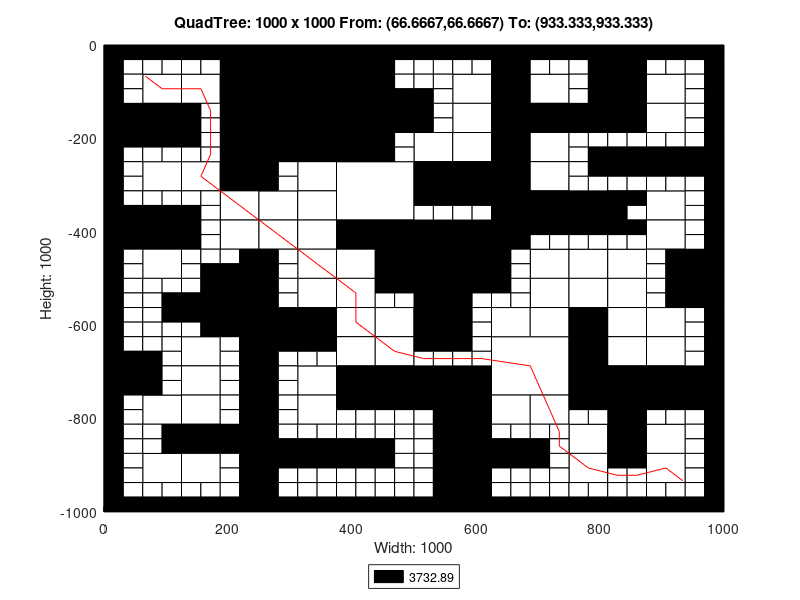

MATLAB code to generate this figure:
axis([0 1000 -1000 0]);
title('QuadTree: 1000 x 1000 From: (66.6667,66.6667) To: (933.333,933.333)');
xlabel('Width: 1000');
ylabel('Height: 1000');
rectangle('Position',[250 -125 125 125], 'FaceColor',[0 0 0]);
rectangle('Position',[250 -250 125 125], 'FaceColor',[0 0 0]);
rectangle('Position',[375 -375 125 125], 'FaceColor',[1 1 1]);
rectangle('Position',[500 -500 125 125], 'FaceColor',[0 0 0]);
rectangle('Position',[625 -750 125 125], 'FaceColor',[1 1 1]);
rectangle('Position',[62.5 -125 62.5 62.5], 'FaceColor',[1 1 1]);
rectangle('Position',[187.5 -62.5 62.5 62.5], 'FaceColor',[0 0 0]);
rectangle('Position',[125 -125 62.5 62.5], 'FaceColor',[1 1 1]);
rectangle('Position',[187.5 -125 62.5 62.5], 'FaceColor',[0 0 0]);
rectangle('Position',[0 -187.5 62.5 62.5], 'FaceColor',[0 0 0]);
rectangle('Position',[62.5 -187.5 62.5 62.5], 'FaceColor',[0 0 0]);
rectangle('Position',[187.5 -187.5 62.5 62.5], 'FaceColor',[0 0 0]);
rectangle('Position',[187.5 -250 62.5 62.5], 'FaceColor',[0 0 0]);
rectangle('Position',[375 -62.5 62.5 62.5], 'FaceColor',[0 0 0]);
rectangle('Position',[375 -125 62.5 62.5], 'FaceColor',[0 0 0]);
rectangle('Position',[375 -187.5 62.5 62.5], 'FaceColor',[0 0 0]);
rectangle('Position',[437.5 -187.5 62.5 62.5], 'FaceColor',[0 0 0]);
rectangle('Position',[375 -250 62.5 62.5], 'FaceColor',[0 0 0]);
rectangle('Position',[62.5 -312.5 62.5 62.5], 'FaceColor',[1 1 1]);
rectangle('Position',[125 -312.5 62.5 62.5], 'FaceColor',[1 1 1]);
rectangle('Position',[187.5 -312.5 62.5 62.5], 'FaceColor',[0 0 0]);
rectangle('Position',[187.5 -375 62.5 62.5], 'FaceColor',[1 1 1]);
rectangle('Position',[0 -437.5 62.5 62.5], 'FaceColor',[0 0 0]);
rectangle('Position',[62.5 -437.5 62.5 62.5], 'FaceColor',[0 0 0]);
rectangle('Position',[62.5 -500 62.5 62.5], 'FaceColor',[1 1 1]);
rectangle('Position',[187.5 -437.5 62.5 62.5], 'FaceColor',[1 1 1]);
rectangle('Position',[312.5 -312.5 62.5 62.5], 'FaceColor',[1 1 1]);
rectangle('Position',[250 -375 62.5 62.5], 'FaceColor',[1 1 1]);
rectangle('Position',[312.5 -375 62.5 62.5], 'FaceColor',[1 1 1]);
rectangle('Position',[250 -437.5 62.5 62.5], 'FaceColor',[1 1 1]);
rectangle('Position',[312.5 -437.5 62.5 62.5], 'FaceColor',[1 1 1]);
rectangle('Position',[312.5 -500 62.5 62.5], 'FaceColor',[1 1 1]);
rectangle('Position',[375 -437.5 62.5 62.5], 'FaceColor',[0 0 0]);
rectangle('Position',[437.5 -437.5 62.5 62.5], 'FaceColor',[0 0 0]);
rectangle('Position',[375 -500 62.5 62.5], 'FaceColor',[1 1 1]);
rectangle('Position',[437.5 -500 62.5 62.5], 'FaceColor',[0 0 0]);
rectangle('Position',[562.5 -125 62.5 62.5], 'FaceColor',[1 1 1]);
rectangle('Position',[625 -62.5 62.5 62.5], 'FaceColor',[0 0 0]);
rectangle('Position',[625 -125 62.5 62.5], 'FaceColor',[0 0 0]);
rectangle('Position',[687.5 -125 62.5 62.5], 'FaceColor',[1 1 1]);
rectangle('Position',[562.5 -187.5 62.5 62.5], 'FaceColor',[1 1 1]);
rectangle('Position',[500 -250 62.5 62.5], 'FaceColor',[1 1 1]);
rectangle('Position',[562.5 -250 62.5 62.5], 'FaceColor',[1 1 1]);
rectangle('Position',[625 -187.5 62.5 62.5], 'FaceColor',[0 0 0]);
rectangle('Position',[687.5 -187.5 62.5 62.5], 'FaceColor',[0 0 0]);
rectangle('Position',[625 -250 62.5 62.5], 'FaceColor',[0 0 0]);
rectangle('Position',[687.5 -250 62.5 62.5], 'FaceColor',[1 1 1]);
rectangle('Position',[812.5 -62.5 62.5 62.5], 'FaceColor',[0 0 0]);
rectangle('Position',[812.5 -125 62.5 62.5], 'FaceColor',[0 0 0]);
rectangle('Position',[875 -125 62.5 62.5], 'FaceColor',[1 1 1]);
rectangle('Position',[750 -187.5 62.5 62.5], 'FaceColor',[0 0 0]);
rectangle('Position',[812.5 -187.5 62.5 62.5], 'FaceColor',[0 0 0]);
rectangle('Position',[875 -187.5 62.5 62.5], 'FaceColor',[1 1 1]);
rectangle('Position',[500 -312.5 62.5 62.5], 'FaceColor',[0 0 0]);
rectangle('Position',[562.5 -312.5 62.5 62.5], 'FaceColor',[0 0 0]);
rectangle('Position',[625 -312.5 62.5 62.5], 'FaceColor',[0 0 0]);
rectangle('Position',[687.5 -312.5 62.5 62.5], 'FaceColor',[1 1 1]);
rectangle('Position',[625 -375 62.5 62.5], 'FaceColor',[0 0 0]);
rectangle('Position',[687.5 -375 62.5 62.5], 'FaceColor',[0 0 0]);
rectangle('Position',[625 -437.5 62.5 62.5], 'FaceColor',[0 0 0]);
rectangle('Position',[687.5 -500 62.5 62.5], 'FaceColor',[1 1 1]);
rectangle('Position',[750 -375 62.5 62.5], 'FaceColor',[0 0 0]);
rectangle('Position',[875 -375 62.5 62.5], 'FaceColor',[1 1 1]);
rectangle('Position',[750 -500 62.5 62.5], 'FaceColor',[1 1 1]);
rectangle('Position',[812.5 -500 62.5 62.5], 'FaceColor',[1 1 1]);
rectangle('Position',[875 -437.5 62.5 62.5], 'FaceColor',[1 1 1]);
rectangle('Position',[937.5 -500 62.5 62.5], 'FaceColor',[0 0 0]);
rectangle('Position',[187.5 -562.5 62.5 62.5], 'FaceColor',[0 0 0]);
rectangle('Position',[187.5 -625 62.5 62.5], 'FaceColor',[0 0 0]);
rectangle('Position',[0 -750 62.5 62.5], 'FaceColor',[0 0 0]);
rectangle('Position',[125 -687.5 62.5 62.5], 'FaceColor',[1 1 1]);
rectangle('Position',[125 -750 62.5 62.5], 'FaceColor',[1 1 1]);
rectangle('Position',[312.5 -562.5 62.5 62.5], 'FaceColor',[1 1 1]);
rectangle('Position',[250 -625 62.5 62.5], 'FaceColor',[0 0 0]);
rectangle('Position',[312.5 -625 62.5 62.5], 'FaceColor',[0 0 0]);
rectangle('Position',[375 -562.5 62.5 62.5], 'FaceColor',[1 1 1]);
rectangle('Position',[375 -625 62.5 62.5], 'FaceColor',[1 1 1]);
rectangle('Position',[437.5 -625 62.5 62.5], 'FaceColor',[1 1 1]);
rectangle('Position',[312.5 -750 62.5 62.5], 'FaceColor',[1 1 1]);
rectangle('Position',[375 -687.5 62.5 62.5], 'FaceColor',[1 1 1]);
rectangle('Position',[437.5 -687.5 62.5 62.5], 'FaceColor',[1 1 1]);
rectangle('Position',[375 -750 62.5 62.5], 'FaceColor',[0 0 0]);
rectangle('Position',[437.5 -750 62.5 62.5], 'FaceColor',[0 0 0]);
rectangle('Position',[62.5 -812.5 62.5 62.5], 'FaceColor',[1 1 1]);
rectangle('Position',[125 -812.5 62.5 62.5], 'FaceColor',[1 1 1]);
rectangle('Position',[125 -875 62.5 62.5], 'FaceColor',[0 0 0]);
rectangle('Position',[187.5 -875 62.5 62.5], 'FaceColor',[0 0 0]);
rectangle('Position',[62.5 -937.5 62.5 62.5], 'FaceColor',[1 1 1]);
rectangle('Position',[125 -937.5 62.5 62.5], 'FaceColor',[1 1 1]);
rectangle('Position',[312.5 -812.5 62.5 62.5], 'FaceColor',[1 1 1]);
rectangle('Position',[500 -562.5 62.5 62.5], 'FaceColor',[0 0 0]);
rectangle('Position',[500 -625 62.5 62.5], 'FaceColor',[0 0 0]);
rectangle('Position',[687.5 -562.5 62.5 62.5], 'FaceColor',[1 1 1]);
rectangle('Position',[625 -625 62.5 62.5], 'FaceColor',[1 1 1]);
rectangle('Position',[687.5 -625 62.5 62.5], 'FaceColor',[1 1 1]);
rectangle('Position',[500 -750 62.5 62.5], 'FaceColor',[0 0 0]);
rectangle('Position',[562.5 -750 62.5 62.5], 'FaceColor',[0 0 0]);
rectangle('Position',[750 -562.5 62.5 62.5], 'FaceColor',[1 1 1]);
rectangle('Position',[812.5 -562.5 62.5 62.5], 'FaceColor',[1 1 1]);
rectangle('Position',[750 -625 62.5 62.5], 'FaceColor',[0 0 0]);
rectangle('Position',[812.5 -625 62.5 62.5], 'FaceColor',[1 1 1]);
rectangle('Position',[937.5 -562.5 62.5 62.5], 'FaceColor',[0 0 0]);
rectangle('Position',[875 -625 62.5 62.5], 'FaceColor',[1 1 1]);
rectangle('Position',[750 -687.5 62.5 62.5], 'FaceColor',[0 0 0]);
rectangle('Position',[812.5 -687.5 62.5 62.5], 'FaceColor',[1 1 1]);
rectangle('Position',[750 -750 62.5 62.5], 'FaceColor',[0 0 0]);
rectangle('Position',[812.5 -750 62.5 62.5], 'FaceColor',[0 0 0]);
rectangle('Position',[875 -687.5 62.5 62.5], 'FaceColor',[1 1 1]);
rectangle('Position',[875 -750 62.5 62.5], 'FaceColor',[0 0 0]);
rectangle('Position',[937.5 -750 62.5 62.5], 'FaceColor',[0 0 0]);
rectangle('Position',[562.5 -812.5 62.5 62.5], 'FaceColor',[0 0 0]);
rectangle('Position',[562.5 -875 62.5 62.5], 'FaceColor',[0 0 0]);
rectangle('Position',[625 -812.5 62.5 62.5], 'FaceColor',[1 1 1]);
rectangle('Position',[687.5 -812.5 62.5 62.5], 'FaceColor',[1 1 1]);
rectangle('Position',[562.5 -937.5 62.5 62.5], 'FaceColor',[0 0 0]);
rectangle('Position',[562.5 -1000 62.5 62.5], 'FaceColor',[0 0 0]);
rectangle('Position',[812.5 -812.5 62.5 62.5], 'FaceColor',[0 0 0]);
rectangle('Position',[750 -875 62.5 62.5], 'FaceColor',[1 1 1]);
rectangle('Position',[812.5 -875 62.5 62.5], 'FaceColor',[0 0 0]);
rectangle('Position',[875 -875 62.5 62.5], 'FaceColor',[1 1 1]);
rectangle('Position',[750 -937.5 62.5 62.5], 'FaceColor',[1 1 1]);
rectangle('Position',[875 -937.5 62.5 62.5], 'FaceColor',[1 1 1]);
rectangle('Position',[0 -31.25 31.25 31.25], 'FaceColor',[0 0 0]);
rectangle('Position',[31.25 -31.25 31.25 31.25], 'FaceColor',[0 0 0]);
rectangle('Position',[0 -62.5 31.25 31.25], 'FaceColor',[0 0 0]);
rectangle('Position',[31.25 -62.5 31.25 31.25], 'FaceColor',[1 1 1]);
rectangle('Position',[62.5 -31.25 31.25 31.25], 'FaceColor',[0 0 0]);
rectangle('Position',[93.75 -31.25 31.25 31.25], 'FaceColor',[0 0 0]);
rectangle('Position',[62.5 -62.5 31.25 31.25], 'FaceColor',[1 1 1]);
rectangle('Position',[93.75 -62.5 31.25 31.25], 'FaceColor',[1 1 1]);
rectangle('Position',[0 -93.75 31.25 31.25], 'FaceColor',[0 0 0]);
rectangle('Position',[31.25 -93.75 31.25 31.25], 'FaceColor',[1 1 1]);
rectangle('Position',[0 -125 31.25 31.25], 'FaceColor',[0 0 0]);
rectangle('Position',[31.25 -125 31.25 31.25], 'FaceColor',[1 1 1]);
rectangle('Position',[125 -31.25 31.25 31.25], 'FaceColor',[0 0 0]);
rectangle('Position',[156.25 -31.25 31.25 31.25], 'FaceColor',[0 0 0]);
rectangle('Position',[125 -62.5 31.25 31.25], 'FaceColor',[1 1 1]);
rectangle('Position',[156.25 -62.5 31.25 31.25], 'FaceColor',[1 1 1]);
rectangle('Position',[0 -218.75 31.25 31.25], 'FaceColor',[0 0 0]);
rectangle('Position',[31.25 -218.75 31.25 31.25], 'FaceColor',[0 0 0]);
rectangle('Position',[0 -250 31.25 31.25], 'FaceColor',[0 0 0]);
rectangle('Position',[31.25 -250 31.25 31.25], 'FaceColor',[1 1 1]);
rectangle('Position',[62.5 -218.75 31.25 31.25], 'FaceColor',[0 0 0]);
rectangle('Position',[93.75 -218.75 31.25 31.25], 'FaceColor',[0 0 0]);
rectangle('Position',[62.5 -250 31.25 31.25], 'FaceColor',[1 1 1]);
rectangle('Position',[93.75 -250 31.25 31.25], 'FaceColor',[1 1 1]);
rectangle('Position',[125 -156.25 31.25 31.25], 'FaceColor',[0 0 0]);
rectangle('Position',[156.25 -156.25 31.25 31.25], 'FaceColor',[1 1 1]);
rectangle('Position',[125 -187.5 31.25 31.25], 'FaceColor',[0 0 0]);
rectangle('Position',[156.25 -187.5 31.25 31.25], 'FaceColor',[1 1 1]);
rectangle('Position',[125 -218.75 31.25 31.25], 'FaceColor',[0 0 0]);
rectangle('Position',[156.25 -218.75 31.25 31.25], 'FaceColor',[1 1 1]);
rectangle('Position',[125 -250 31.25 31.25], 'FaceColor',[1 1 1]);
rectangle('Position',[156.25 -250 31.25 31.25], 'FaceColor',[1 1 1]);
rectangle('Position',[437.5 -31.25 31.25 31.25], 'FaceColor',[0 0 0]);
rectangle('Position',[468.75 -31.25 31.25 31.25], 'FaceColor',[0 0 0]);
rectangle('Position',[437.5 -62.5 31.25 31.25], 'FaceColor',[0 0 0]);
rectangle('Position',[468.75 -62.5 31.25 31.25], 'FaceColor',[1 1 1]);
rectangle('Position',[437.5 -93.75 31.25 31.25], 'FaceColor',[0 0 0]);
rectangle('Position',[468.75 -93.75 31.25 31.25], 'FaceColor',[1 1 1]);
rectangle('Position',[437.5 -125 31.25 31.25], 'FaceColor',[0 0 0]);
rectangle('Position',[468.75 -125 31.25 31.25], 'FaceColor',[0 0 0]);
rectangle('Position',[437.5 -218.75 31.25 31.25], 'FaceColor',[0 0 0]);
rectangle('Position',[468.75 -218.75 31.25 31.25], 'FaceColor',[1 1 1]);
rectangle('Position',[437.5 -250 31.25 31.25], 'FaceColor',[0 0 0]);
rectangle('Position',[468.75 -250 31.25 31.25], 'FaceColor',[1 1 1]);
rectangle('Position',[0 -281.25 31.25 31.25], 'FaceColor',[0 0 0]);
rectangle('Position',[31.25 -281.25 31.25 31.25], 'FaceColor',[1 1 1]);
rectangle('Position',[0 -312.5 31.25 31.25], 'FaceColor',[0 0 0]);
rectangle('Position',[31.25 -312.5 31.25 31.25], 'FaceColor',[1 1 1]);
rectangle('Position',[0 -343.75 31.25 31.25], 'FaceColor',[0 0 0]);
rectangle('Position',[31.25 -343.75 31.25 31.25], 'FaceColor',[1 1 1]);
rectangle('Position',[0 -375 31.25 31.25], 'FaceColor',[0 0 0]);
rectangle('Position',[31.25 -375 31.25 31.25], 'FaceColor',[0 0 0]);
rectangle('Position',[62.5 -343.75 31.25 31.25], 'FaceColor',[1 1 1]);
rectangle('Position',[93.75 -343.75 31.25 31.25], 'FaceColor',[1 1 1]);
rectangle('Position',[62.5 -375 31.25 31.25], 'FaceColor',[0 0 0]);
rectangle('Position',[93.75 -375 31.25 31.25], 'FaceColor',[0 0 0]);
rectangle('Position',[125 -343.75 31.25 31.25], 'FaceColor',[1 1 1]);
rectangle('Position',[156.25 -343.75 31.25 31.25], 'FaceColor',[1 1 1]);
rectangle('Position',[125 -375 31.25 31.25], 'FaceColor',[0 0 0]);
rectangle('Position',[156.25 -375 31.25 31.25], 'FaceColor',[1 1 1]);
rectangle('Position',[0 -468.75 31.25 31.25], 'FaceColor',[0 0 0]);
rectangle('Position',[31.25 -468.75 31.25 31.25], 'FaceColor',[1 1 1]);
rectangle('Position',[0 -500 31.25 31.25], 'FaceColor',[0 0 0]);
rectangle('Position',[31.25 -500 31.25 31.25], 'FaceColor',[1 1 1]);
rectangle('Position',[125 -406.25 31.25 31.25], 'FaceColor',[0 0 0]);
rectangle('Position',[156.25 -406.25 31.25 31.25], 'FaceColor',[1 1 1]);
rectangle('Position',[125 -437.5 31.25 31.25], 'FaceColor',[0 0 0]);
rectangle('Position',[156.25 -437.5 31.25 31.25], 'FaceColor',[1 1 1]);
rectangle('Position',[125 -468.75 31.25 31.25], 'FaceColor',[1 1 1]);
rectangle('Position',[156.25 -468.75 31.25 31.25], 'FaceColor',[1 1 1]);
rectangle('Position',[125 -500 31.25 31.25], 'FaceColor',[1 1 1]);
rectangle('Position',[156.25 -500 31.25 31.25], 'FaceColor',[0 0 0]);
rectangle('Position',[187.5 -468.75 31.25 31.25], 'FaceColor',[1 1 1]);
rectangle('Position',[218.75 -468.75 31.25 31.25], 'FaceColor',[0 0 0]);
rectangle('Position',[187.5 -500 31.25 31.25], 'FaceColor',[0 0 0]);
rectangle('Position',[218.75 -500 31.25 31.25], 'FaceColor',[0 0 0]);
rectangle('Position',[250 -281.25 31.25 31.25], 'FaceColor',[0 0 0]);
rectangle('Position',[281.25 -281.25 31.25 31.25], 'FaceColor',[1 1 1]);
rectangle('Position',[250 -312.5 31.25 31.25], 'FaceColor',[0 0 0]);
rectangle('Position',[281.25 -312.5 31.25 31.25], 'FaceColor',[1 1 1]);
rectangle('Position',[250 -468.75 31.25 31.25], 'FaceColor',[0 0 0]);
rectangle('Position',[281.25 -468.75 31.25 31.25], 'FaceColor',[1 1 1]);
rectangle('Position',[250 -500 31.25 31.25], 'FaceColor',[0 0 0]);
rectangle('Position',[281.25 -500 31.25 31.25], 'FaceColor',[1 1 1]);
rectangle('Position',[500 -31.25 31.25 31.25], 'FaceColor',[0 0 0]);
rectangle('Position',[531.25 -31.25 31.25 31.25], 'FaceColor',[0 0 0]);
rectangle('Position',[500 -62.5 31.25 31.25], 'FaceColor',[1 1 1]);
rectangle('Position',[531.25 -62.5 31.25 31.25], 'FaceColor',[1 1 1]);
rectangle('Position',[562.5 -31.25 31.25 31.25], 'FaceColor',[0 0 0]);
rectangle('Position',[593.75 -31.25 31.25 31.25], 'FaceColor',[0 0 0]);
rectangle('Position',[562.5 -62.5 31.25 31.25], 'FaceColor',[1 1 1]);
rectangle('Position',[593.75 -62.5 31.25 31.25], 'FaceColor',[1 1 1]);
rectangle('Position',[500 -93.75 31.25 31.25], 'FaceColor',[1 1 1]);
rectangle('Position',[531.25 -93.75 31.25 31.25], 'FaceColor',[1 1 1]);
rectangle('Position',[500 -125 31.25 31.25], 'FaceColor',[0 0 0]);
rectangle('Position',[531.25 -125 31.25 31.25], 'FaceColor',[1 1 1]);
rectangle('Position',[687.5 -31.25 31.25 31.25], 'FaceColor',[0 0 0]);
rectangle('Position',[718.75 -31.25 31.25 31.25], 'FaceColor',[0 0 0]);
rectangle('Position',[687.5 -62.5 31.25 31.25], 'FaceColor',[1 1 1]);
rectangle('Position',[718.75 -62.5 31.25 31.25], 'FaceColor',[1 1 1]);
rectangle('Position',[500 -156.25 31.25 31.25], 'FaceColor',[0 0 0]);
rectangle('Position',[531.25 -156.25 31.25 31.25], 'FaceColor',[1 1 1]);
rectangle('Position',[500 -187.5 31.25 31.25], 'FaceColor',[0 0 0]);
rectangle('Position',[531.25 -187.5 31.25 31.25], 'FaceColor',[1 1 1]);
rectangle('Position',[750 -31.25 31.25 31.25], 'FaceColor',[0 0 0]);
rectangle('Position',[781.25 -31.25 31.25 31.25], 'FaceColor',[0 0 0]);
rectangle('Position',[750 -62.5 31.25 31.25], 'FaceColor',[1 1 1]);
rectangle('Position',[781.25 -62.5 31.25 31.25], 'FaceColor',[0 0 0]);
rectangle('Position',[750 -93.75 31.25 31.25], 'FaceColor',[1 1 1]);
rectangle('Position',[781.25 -93.75 31.25 31.25], 'FaceColor',[0 0 0]);
rectangle('Position',[750 -125 31.25 31.25], 'FaceColor',[1 1 1]);
rectangle('Position',[781.25 -125 31.25 31.25], 'FaceColor',[0 0 0]);
rectangle('Position',[875 -31.25 31.25 31.25], 'FaceColor',[0 0 0]);
rectangle('Position',[906.25 -31.25 31.25 31.25], 'FaceColor',[0 0 0]);
rectangle('Position',[875 -62.5 31.25 31.25], 'FaceColor',[1 1 1]);
rectangle('Position',[906.25 -62.5 31.25 31.25], 'FaceColor',[1 1 1]);
rectangle('Position',[937.5 -31.25 31.25 31.25], 'FaceColor',[0 0 0]);
rectangle('Position',[968.75 -31.25 31.25 31.25], 'FaceColor',[0 0 0]);
rectangle('Position',[937.5 -62.5 31.25 31.25], 'FaceColor',[1 1 1]);
rectangle('Position',[968.75 -62.5 31.25 31.25], 'FaceColor',[0 0 0]);
rectangle('Position',[937.5 -93.75 31.25 31.25], 'FaceColor',[1 1 1]);
rectangle('Position',[968.75 -93.75 31.25 31.25], 'FaceColor',[0 0 0]);
rectangle('Position',[937.5 -125 31.25 31.25], 'FaceColor',[1 1 1]);
rectangle('Position',[968.75 -125 31.25 31.25], 'FaceColor',[0 0 0]);
rectangle('Position',[750 -218.75 31.25 31.25], 'FaceColor',[1 1 1]);
rectangle('Position',[781.25 -218.75 31.25 31.25], 'FaceColor',[1 1 1]);
rectangle('Position',[750 -250 31.25 31.25], 'FaceColor',[1 1 1]);
rectangle('Position',[781.25 -250 31.25 31.25], 'FaceColor',[0 0 0]);
rectangle('Position',[812.5 -218.75 31.25 31.25], 'FaceColor',[1 1 1]);
rectangle('Position',[843.75 -218.75 31.25 31.25], 'FaceColor',[1 1 1]);
rectangle('Position',[812.5 -250 31.25 31.25], 'FaceColor',[0 0 0]);
rectangle('Position',[843.75 -250 31.25 31.25], 'FaceColor',[0 0 0]);
rectangle('Position',[937.5 -156.25 31.25 31.25], 'FaceColor',[1 1 1]);
rectangle('Position',[968.75 -156.25 31.25 31.25], 'FaceColor',[0 0 0]);
rectangle('Position',[937.5 -187.5 31.25 31.25], 'FaceColor',[1 1 1]);
rectangle('Position',[968.75 -187.5 31.25 31.25], 'FaceColor',[0 0 0]);
rectangle('Position',[875 -218.75 31.25 31.25], 'FaceColor',[1 1 1]);
rectangle('Position',[906.25 -218.75 31.25 31.25], 'FaceColor',[1 1 1]);
rectangle('Position',[875 -250 31.25 31.25], 'FaceColor',[0 0 0]);
rectangle('Position',[906.25 -250 31.25 31.25], 'FaceColor',[0 0 0]);
rectangle('Position',[937.5 -218.75 31.25 31.25], 'FaceColor',[1 1 1]);
rectangle('Position',[968.75 -218.75 31.25 31.25], 'FaceColor',[0 0 0]);
rectangle('Position',[937.5 -250 31.25 31.25], 'FaceColor',[0 0 0]);
rectangle('Position',[968.75 -250 31.25 31.25], 'FaceColor',[0 0 0]);
rectangle('Position',[500 -343.75 31.25 31.25], 'FaceColor',[0 0 0]);
rectangle('Position',[531.25 -343.75 31.25 31.25], 'FaceColor',[0 0 0]);
rectangle('Position',[500 -375 31.25 31.25], 'FaceColor',[1 1 1]);
rectangle('Position',[531.25 -375 31.25 31.25], 'FaceColor',[1 1 1]);
rectangle('Position',[562.5 -343.75 31.25 31.25], 'FaceColor',[0 0 0]);
rectangle('Position',[593.75 -343.75 31.25 31.25], 'FaceColor',[0 0 0]);
rectangle('Position',[562.5 -375 31.25 31.25], 'FaceColor',[1 1 1]);
rectangle('Position',[593.75 -375 31.25 31.25], 'FaceColor',[1 1 1]);
rectangle('Position',[687.5 -406.25 31.25 31.25], 'FaceColor',[0 0 0]);
rectangle('Position',[718.75 -406.25 31.25 31.25], 'FaceColor',[0 0 0]);
rectangle('Position',[687.5 -437.5 31.25 31.25], 'FaceColor',[1 1 1]);
rectangle('Position',[718.75 -437.5 31.25 31.25], 'FaceColor',[1 1 1]);
rectangle('Position',[625 -468.75 31.25 31.25], 'FaceColor',[0 0 0]);
rectangle('Position',[656.25 -468.75 31.25 31.25], 'FaceColor',[1 1 1]);
rectangle('Position',[625 -500 31.25 31.25], 'FaceColor',[0 0 0]);
rectangle('Position',[656.25 -500 31.25 31.25], 'FaceColor',[1 1 1]);
rectangle('Position',[750 -281.25 31.25 31.25], 'FaceColor',[1 1 1]);
rectangle('Position',[781.25 -281.25 31.25 31.25], 'FaceColor',[0 0 0]);
rectangle('Position',[750 -312.5 31.25 31.25], 'FaceColor',[1 1 1]);
rectangle('Position',[781.25 -312.5 31.25 31.25], 'FaceColor',[1 1 1]);
rectangle('Position',[812.5 -281.25 31.25 31.25], 'FaceColor',[0 0 0]);
rectangle('Position',[843.75 -281.25 31.25 31.25], 'FaceColor',[0 0 0]);
rectangle('Position',[812.5 -312.5 31.25 31.25], 'FaceColor',[1 1 1]);
rectangle('Position',[843.75 -312.5 31.25 31.25], 'FaceColor',[1 1 1]);
rectangle('Position',[812.5 -343.75 31.25 31.25], 'FaceColor',[0 0 0]);
rectangle('Position',[843.75 -343.75 31.25 31.25], 'FaceColor',[0 0 0]);
rectangle('Position',[812.5 -375 31.25 31.25], 'FaceColor',[0 0 0]);
rectangle('Position',[843.75 -375 31.25 31.25], 'FaceColor',[1 1 1]);
rectangle('Position',[875 -281.25 31.25 31.25], 'FaceColor',[0 0 0]);
rectangle('Position',[906.25 -281.25 31.25 31.25], 'FaceColor',[0 0 0]);
rectangle('Position',[875 -312.5 31.25 31.25], 'FaceColor',[1 1 1]);
rectangle('Position',[906.25 -312.5 31.25 31.25], 'FaceColor',[1 1 1]);
rectangle('Position',[937.5 -281.25 31.25 31.25], 'FaceColor',[0 0 0]);
rectangle('Position',[968.75 -281.25 31.25 31.25], 'FaceColor',[0 0 0]);
rectangle('Position',[937.5 -312.5 31.25 31.25], 'FaceColor',[1 1 1]);
rectangle('Position',[968.75 -312.5 31.25 31.25], 'FaceColor',[0 0 0]);
rectangle('Position',[937.5 -343.75 31.25 31.25], 'FaceColor',[1 1 1]);
rectangle('Position',[968.75 -343.75 31.25 31.25], 'FaceColor',[0 0 0]);
rectangle('Position',[937.5 -375 31.25 31.25], 'FaceColor',[1 1 1]);
rectangle('Position',[968.75 -375 31.25 31.25], 'FaceColor',[0 0 0]);
rectangle('Position',[750 -406.25 31.25 31.25], 'FaceColor',[0 0 0]);
rectangle('Position',[781.25 -406.25 31.25 31.25], 'FaceColor',[0 0 0]);
rectangle('Position',[750 -437.5 31.25 31.25], 'FaceColor',[1 1 1]);
rectangle('Position',[781.25 -437.5 31.25 31.25], 'FaceColor',[1 1 1]);
rectangle('Position',[812.5 -406.25 31.25 31.25], 'FaceColor',[0 0 0]);
rectangle('Position',[843.75 -406.25 31.25 31.25], 'FaceColor',[0 0 0]);
rectangle('Position',[812.5 -437.5 31.25 31.25], 'FaceColor',[1 1 1]);
rectangle('Position',[843.75 -437.5 31.25 31.25], 'FaceColor',[1 1 1]);
rectangle('Position',[937.5 -406.25 31.25 31.25], 'FaceColor',[1 1 1]);
rectangle('Position',[968.75 -406.25 31.25 31.25], 'FaceColor',[0 0 0]);
rectangle('Position',[937.5 -437.5 31.25 31.25], 'FaceColor',[1 1 1]);
rectangle('Position',[968.75 -437.5 31.25 31.25], 'FaceColor',[0 0 0]);
rectangle('Position',[875 -468.75 31.25 31.25], 'FaceColor',[1 1 1]);
rectangle('Position',[906.25 -468.75 31.25 31.25], 'FaceColor',[0 0 0]);
rectangle('Position',[875 -500 31.25 31.25], 'FaceColor',[1 1 1]);
rectangle('Position',[906.25 -500 31.25 31.25], 'FaceColor',[0 0 0]);
rectangle('Position',[0 -531.25 31.25 31.25], 'FaceColor',[0 0 0]);
rectangle('Position',[31.25 -531.25 31.25 31.25], 'FaceColor',[1 1 1]);
rectangle('Position',[0 -562.5 31.25 31.25], 'FaceColor',[0 0 0]);
rectangle('Position',[31.25 -562.5 31.25 31.25], 'FaceColor',[1 1 1]);
rectangle('Position',[62.5 -531.25 31.25 31.25], 'FaceColor',[1 1 1]);
rectangle('Position',[93.75 -531.25 31.25 31.25], 'FaceColor',[1 1 1]);
rectangle('Position',[62.5 -562.5 31.25 31.25], 'FaceColor',[1 1 1]);
rectangle('Position',[93.75 -562.5 31.25 31.25], 'FaceColor',[0 0 0]);
rectangle('Position',[0 -593.75 31.25 31.25], 'FaceColor',[0 0 0]);
rectangle('Position',[31.25 -593.75 31.25 31.25], 'FaceColor',[1 1 1]);
rectangle('Position',[0 -625 31.25 31.25], 'FaceColor',[0 0 0]);
rectangle('Position',[31.25 -625 31.25 31.25], 'FaceColor',[1 1 1]);
rectangle('Position',[62.5 -593.75 31.25 31.25], 'FaceColor',[1 1 1]);
rectangle('Position',[93.75 -593.75 31.25 31.25], 'FaceColor',[0 0 0]);
rectangle('Position',[62.5 -625 31.25 31.25], 'FaceColor',[1 1 1]);
rectangle('Position',[93.75 -625 31.25 31.25], 'FaceColor',[1 1 1]);
rectangle('Position',[125 -531.25 31.25 31.25], 'FaceColor',[1 1 1]);
rectangle('Position',[156.25 -531.25 31.25 31.25], 'FaceColor',[0 0 0]);
rectangle('Position',[125 -562.5 31.25 31.25], 'FaceColor',[0 0 0]);
rectangle('Position',[156.25 -562.5 31.25 31.25], 'FaceColor',[0 0 0]);
rectangle('Position',[125 -593.75 31.25 31.25], 'FaceColor',[0 0 0]);
rectangle('Position',[156.25 -593.75 31.25 31.25], 'FaceColor',[0 0 0]);
rectangle('Position',[125 -625 31.25 31.25], 'FaceColor',[1 1 1]);
rectangle('Position',[156.25 -625 31.25 31.25], 'FaceColor',[0 0 0]);
rectangle('Position',[0 -656.25 31.25 31.25], 'FaceColor',[0 0 0]);
rectangle('Position',[31.25 -656.25 31.25 31.25], 'FaceColor',[1 1 1]);
rectangle('Position',[0 -687.5 31.25 31.25], 'FaceColor',[0 0 0]);
rectangle('Position',[31.25 -687.5 31.25 31.25], 'FaceColor',[0 0 0]);
rectangle('Position',[62.5 -656.25 31.25 31.25], 'FaceColor',[1 1 1]);
rectangle('Position',[93.75 -656.25 31.25 31.25], 'FaceColor',[1 1 1]);
rectangle('Position',[62.5 -687.5 31.25 31.25], 'FaceColor',[0 0 0]);
rectangle('Position',[93.75 -687.5 31.25 31.25], 'FaceColor',[1 1 1]);
rectangle('Position',[62.5 -718.75 31.25 31.25], 'FaceColor',[0 0 0]);
rectangle('Position',[93.75 -718.75 31.25 31.25], 'FaceColor',[1 1 1]);
rectangle('Position',[62.5 -750 31.25 31.25], 'FaceColor',[0 0 0]);
rectangle('Position',[93.75 -750 31.25 31.25], 'FaceColor',[1 1 1]);
rectangle('Position',[187.5 -656.25 31.25 31.25], 'FaceColor',[1 1 1]);
rectangle('Position',[218.75 -656.25 31.25 31.25], 'FaceColor',[0 0 0]);
rectangle('Position',[187.5 -687.5 31.25 31.25], 'FaceColor',[1 1 1]);
rectangle('Position',[218.75 -687.5 31.25 31.25], 'FaceColor',[0 0 0]);
rectangle('Position',[187.5 -718.75 31.25 31.25], 'FaceColor',[1 1 1]);
rectangle('Position',[218.75 -718.75 31.25 31.25], 'FaceColor',[0 0 0]);
rectangle('Position',[187.5 -750 31.25 31.25], 'FaceColor',[1 1 1]);
rectangle('Position',[218.75 -750 31.25 31.25], 'FaceColor',[0 0 0]);
rectangle('Position',[250 -531.25 31.25 31.25], 'FaceColor',[0 0 0]);
rectangle('Position',[281.25 -531.25 31.25 31.25], 'FaceColor',[1 1 1]);
rectangle('Position',[250 -562.5 31.25 31.25], 'FaceColor',[0 0 0]);
rectangle('Position',[281.25 -562.5 31.25 31.25], 'FaceColor',[1 1 1]);
rectangle('Position',[437.5 -531.25 31.25 31.25], 'FaceColor',[0 0 0]);
rectangle('Position',[468.75 -531.25 31.25 31.25], 'FaceColor',[0 0 0]);
rectangle('Position',[437.5 -562.5 31.25 31.25], 'FaceColor',[1 1 1]);
rectangle('Position',[468.75 -562.5 31.25 31.25], 'FaceColor',[1 1 1]);
rectangle('Position',[250 -656.25 31.25 31.25], 'FaceColor',[0 0 0]);
rectangle('Position',[281.25 -656.25 31.25 31.25], 'FaceColor',[0 0 0]);
rectangle('Position',[250 -687.5 31.25 31.25], 'FaceColor',[0 0 0]);
rectangle('Position',[281.25 -687.5 31.25 31.25], 'FaceColor',[1 1 1]);
rectangle('Position',[312.5 -656.25 31.25 31.25], 'FaceColor',[0 0 0]);
rectangle('Position',[343.75 -656.25 31.25 31.25], 'FaceColor',[0 0 0]);
rectangle('Position',[312.5 -687.5 31.25 31.25], 'FaceColor',[1 1 1]);
rectangle('Position',[343.75 -687.5 31.25 31.25], 'FaceColor',[1 1 1]);
rectangle('Position',[250 -718.75 31.25 31.25], 'FaceColor',[0 0 0]);
rectangle('Position',[281.25 -718.75 31.25 31.25], 'FaceColor',[1 1 1]);
rectangle('Position',[250 -750 31.25 31.25], 'FaceColor',[0 0 0]);
rectangle('Position',[281.25 -750 31.25 31.25], 'FaceColor',[1 1 1]);
rectangle('Position',[0 -781.25 31.25 31.25], 'FaceColor',[0 0 0]);
rectangle('Position',[31.25 -781.25 31.25 31.25], 'FaceColor',[1 1 1]);
rectangle('Position',[0 -812.5 31.25 31.25], 'FaceColor',[0 0 0]);
rectangle('Position',[31.25 -812.5 31.25 31.25], 'FaceColor',[1 1 1]);
rectangle('Position',[0 -843.75 31.25 31.25], 'FaceColor',[0 0 0]);
rectangle('Position',[31.25 -843.75 31.25 31.25], 'FaceColor',[1 1 1]);
rectangle('Position',[0 -875 31.25 31.25], 'FaceColor',[0 0 0]);
rectangle('Position',[31.25 -875 31.25 31.25], 'FaceColor',[1 1 1]);
rectangle('Position',[62.5 -843.75 31.25 31.25], 'FaceColor',[1 1 1]);
rectangle('Position',[93.75 -843.75 31.25 31.25], 'FaceColor',[0 0 0]);
rectangle('Position',[62.5 -875 31.25 31.25], 'FaceColor',[1 1 1]);
rectangle('Position',[93.75 -875 31.25 31.25], 'FaceColor',[0 0 0]);
rectangle('Position',[187.5 -781.25 31.25 31.25], 'FaceColor',[1 1 1]);
rectangle('Position',[218.75 -781.25 31.25 31.25], 'FaceColor',[0 0 0]);
rectangle('Position',[187.5 -812.5 31.25 31.25], 'FaceColor',[1 1 1]);
rectangle('Position',[218.75 -812.5 31.25 31.25], 'FaceColor',[0 0 0]);
rectangle('Position',[0 -906.25 31.25 31.25], 'FaceColor',[0 0 0]);
rectangle('Position',[31.25 -906.25 31.25 31.25], 'FaceColor',[1 1 1]);
rectangle('Position',[0 -937.5 31.25 31.25], 'FaceColor',[0 0 0]);
rectangle('Position',[31.25 -937.5 31.25 31.25], 'FaceColor',[1 1 1]);
rectangle('Position',[0 -968.75 31.25 31.25], 'FaceColor',[0 0 0]);
rectangle('Position',[31.25 -968.75 31.25 31.25], 'FaceColor',[1 1 1]);
rectangle('Position',[0 -1000 31.25 31.25], 'FaceColor',[0 0 0]);
rectangle('Position',[31.25 -1000 31.25 31.25], 'FaceColor',[0 0 0]);
rectangle('Position',[62.5 -968.75 31.25 31.25], 'FaceColor',[1 1 1]);
rectangle('Position',[93.75 -968.75 31.25 31.25], 'FaceColor',[1 1 1]);
rectangle('Position',[62.5 -1000 31.25 31.25], 'FaceColor',[0 0 0]);
rectangle('Position',[93.75 -1000 31.25 31.25], 'FaceColor',[0 0 0]);
rectangle('Position',[187.5 -906.25 31.25 31.25], 'FaceColor',[1 1 1]);
rectangle('Position',[218.75 -906.25 31.25 31.25], 'FaceColor',[0 0 0]);
rectangle('Position',[187.5 -937.5 31.25 31.25], 'FaceColor',[1 1 1]);
rectangle('Position',[218.75 -937.5 31.25 31.25], 'FaceColor',[0 0 0]);
rectangle('Position',[125 -968.75 31.25 31.25], 'FaceColor',[1 1 1]);
rectangle('Position',[156.25 -968.75 31.25 31.25], 'FaceColor',[1 1 1]);
rectangle('Position',[125 -1000 31.25 31.25], 'FaceColor',[0 0 0]);
rectangle('Position',[156.25 -1000 31.25 31.25], 'FaceColor',[0 0 0]);
rectangle('Position',[187.5 -968.75 31.25 31.25], 'FaceColor',[1 1 1]);
rectangle('Position',[218.75 -968.75 31.25 31.25], 'FaceColor',[0 0 0]);
rectangle('Position',[187.5 -1000 31.25 31.25], 'FaceColor',[0 0 0]);
rectangle('Position',[218.75 -1000 31.25 31.25], 'FaceColor',[0 0 0]);
rectangle('Position',[250 -781.25 31.25 31.25], 'FaceColor',[0 0 0]);
rectangle('Position',[281.25 -781.25 31.25 31.25], 'FaceColor',[1 1 1]);
rectangle('Position',[250 -812.5 31.25 31.25], 'FaceColor',[0 0 0]);
rectangle('Position',[281.25 -812.5 31.25 31.25], 'FaceColor',[1 1 1]);
rectangle('Position',[250 -843.75 31.25 31.25], 'FaceColor',[0 0 0]);
rectangle('Position',[281.25 -843.75 31.25 31.25], 'FaceColor',[1 1 1]);
rectangle('Position',[250 -875 31.25 31.25], 'FaceColor',[0 0 0]);
rectangle('Position',[281.25 -875 31.25 31.25], 'FaceColor',[0 0 0]);
rectangle('Position',[312.5 -843.75 31.25 31.25], 'FaceColor',[1 1 1]);
rectangle('Position',[343.75 -843.75 31.25 31.25], 'FaceColor',[1 1 1]);
rectangle('Position',[312.5 -875 31.25 31.25], 'FaceColor',[0 0 0]);
rectangle('Position',[343.75 -875 31.25 31.25], 'FaceColor',[0 0 0]);
rectangle('Position',[375 -781.25 31.25 31.25], 'FaceColor',[0 0 0]);
rectangle('Position',[406.25 -781.25 31.25 31.25], 'FaceColor',[0 0 0]);
rectangle('Position',[375 -812.5 31.25 31.25], 'FaceColor',[1 1 1]);
rectangle('Position',[406.25 -812.5 31.25 31.25], 'FaceColor',[1 1 1]);
rectangle('Position',[437.5 -781.25 31.25 31.25], 'FaceColor',[0 0 0]);
rectangle('Position',[468.75 -781.25 31.25 31.25], 'FaceColor',[0 0 0]);
rectangle('Position',[437.5 -812.5 31.25 31.25], 'FaceColor',[1 1 1]);
rectangle('Position',[468.75 -812.5 31.25 31.25], 'FaceColor',[1 1 1]);
rectangle('Position',[375 -843.75 31.25 31.25], 'FaceColor',[1 1 1]);
rectangle('Position',[406.25 -843.75 31.25 31.25], 'FaceColor',[1 1 1]);
rectangle('Position',[375 -875 31.25 31.25], 'FaceColor',[0 0 0]);
rectangle('Position',[406.25 -875 31.25 31.25], 'FaceColor',[0 0 0]);
rectangle('Position',[437.5 -843.75 31.25 31.25], 'FaceColor',[1 1 1]);
rectangle('Position',[468.75 -843.75 31.25 31.25], 'FaceColor',[1 1 1]);
rectangle('Position',[437.5 -875 31.25 31.25], 'FaceColor',[0 0 0]);
rectangle('Position',[468.75 -875 31.25 31.25], 'FaceColor',[1 1 1]);
rectangle('Position',[250 -906.25 31.25 31.25], 'FaceColor',[0 0 0]);
rectangle('Position',[281.25 -906.25 31.25 31.25], 'FaceColor',[0 0 0]);
rectangle('Position',[250 -937.5 31.25 31.25], 'FaceColor',[0 0 0]);
rectangle('Position',[281.25 -937.5 31.25 31.25], 'FaceColor',[1 1 1]);
rectangle('Position',[312.5 -906.25 31.25 31.25], 'FaceColor',[0 0 0]);
rectangle('Position',[343.75 -906.25 31.25 31.25], 'FaceColor',[0 0 0]);
rectangle('Position',[312.5 -937.5 31.25 31.25], 'FaceColor',[1 1 1]);
rectangle('Position',[343.75 -937.5 31.25 31.25], 'FaceColor',[1 1 1]);
rectangle('Position',[250 -968.75 31.25 31.25], 'FaceColor',[0 0 0]);
rectangle('Position',[281.25 -968.75 31.25 31.25], 'FaceColor',[1 1 1]);
rectangle('Position',[250 -1000 31.25 31.25], 'FaceColor',[0 0 0]);
rectangle('Position',[281.25 -1000 31.25 31.25], 'FaceColor',[0 0 0]);
rectangle('Position',[312.5 -968.75 31.25 31.25], 'FaceColor',[1 1 1]);
rectangle('Position',[343.75 -968.75 31.25 31.25], 'FaceColor',[1 1 1]);
rectangle('Position',[312.5 -1000 31.25 31.25], 'FaceColor',[0 0 0]);
rectangle('Position',[343.75 -1000 31.25 31.25], 'FaceColor',[0 0 0]);
rectangle('Position',[375 -906.25 31.25 31.25], 'FaceColor',[0 0 0]);
rectangle('Position',[406.25 -906.25 31.25 31.25], 'FaceColor',[0 0 0]);
rectangle('Position',[375 -937.5 31.25 31.25], 'FaceColor',[1 1 1]);
rectangle('Position',[406.25 -937.5 31.25 31.25], 'FaceColor',[1 1 1]);
rectangle('Position',[437.5 -906.25 31.25 31.25], 'FaceColor',[0 0 0]);
rectangle('Position',[468.75 -906.25 31.25 31.25], 'FaceColor',[1 1 1]);
rectangle('Position',[437.5 -937.5 31.25 31.25], 'FaceColor',[1 1 1]);
rectangle('Position',[468.75 -937.5 31.25 31.25], 'FaceColor',[1 1 1]);
rectangle('Position',[375 -968.75 31.25 31.25], 'FaceColor',[1 1 1]);
rectangle('Position',[406.25 -968.75 31.25 31.25], 'FaceColor',[1 1 1]);
rectangle('Position',[375 -1000 31.25 31.25], 'FaceColor',[0 0 0]);
rectangle('Position',[406.25 -1000 31.25 31.25], 'FaceColor',[0 0 0]);
rectangle('Position',[437.5 -968.75 31.25 31.25], 'FaceColor',[1 1 1]);
rectangle('Position',[468.75 -968.75 31.25 31.25], 'FaceColor',[1 1 1]);
rectangle('Position',[437.5 -1000 31.25 31.25], 'FaceColor',[0 0 0]);
rectangle('Position',[468.75 -1000 31.25 31.25], 'FaceColor',[0 0 0]);
rectangle('Position',[562.5 -531.25 31.25 31.25], 'FaceColor',[0 0 0]);
rectangle('Position',[593.75 -531.25 31.25 31.25], 'FaceColor',[0 0 0]);
rectangle('Position',[562.5 -562.5 31.25 31.25], 'FaceColor',[0 0 0]);
rectangle('Position',[593.75 -562.5 31.25 31.25], 'FaceColor',[1 1 1]);
rectangle('Position',[562.5 -593.75 31.25 31.25], 'FaceColor',[0 0 0]);
rectangle('Position',[593.75 -593.75 31.25 31.25], 'FaceColor',[1 1 1]);
rectangle('Position',[562.5 -625 31.25 31.25], 'FaceColor',[0 0 0]);
rectangle('Position',[593.75 -625 31.25 31.25], 'FaceColor',[1 1 1]);
rectangle('Position',[625 -531.25 31.25 31.25], 'FaceColor',[0 0 0]);
rectangle('Position',[656.25 -531.25 31.25 31.25], 'FaceColor',[1 1 1]);
rectangle('Position',[625 -562.5 31.25 31.25], 'FaceColor',[1 1 1]);
rectangle('Position',[656.25 -562.5 31.25 31.25], 'FaceColor',[1 1 1]);
rectangle('Position',[500 -656.25 31.25 31.25], 'FaceColor',[0 0 0]);
rectangle('Position',[531.25 -656.25 31.25 31.25], 'FaceColor',[0 0 0]);
rectangle('Position',[500 -687.5 31.25 31.25], 'FaceColor',[1 1 1]);
rectangle('Position',[531.25 -687.5 31.25 31.25], 'FaceColor',[1 1 1]);
rectangle('Position',[562.5 -656.25 31.25 31.25], 'FaceColor',[0 0 0]);
rectangle('Position',[593.75 -656.25 31.25 31.25], 'FaceColor',[1 1 1]);
rectangle('Position',[562.5 -687.5 31.25 31.25], 'FaceColor',[1 1 1]);
rectangle('Position',[593.75 -687.5 31.25 31.25], 'FaceColor',[1 1 1]);
rectangle('Position',[875 -531.25 31.25 31.25], 'FaceColor',[1 1 1]);
rectangle('Position',[906.25 -531.25 31.25 31.25], 'FaceColor',[0 0 0]);
rectangle('Position',[875 -562.5 31.25 31.25], 'FaceColor',[1 1 1]);
rectangle('Position',[906.25 -562.5 31.25 31.25], 'FaceColor',[0 0 0]);
rectangle('Position',[937.5 -593.75 31.25 31.25], 'FaceColor',[1 1 1]);
rectangle('Position',[968.75 -593.75 31.25 31.25], 'FaceColor',[0 0 0]);
rectangle('Position',[937.5 -625 31.25 31.25], 'FaceColor',[1 1 1]);
rectangle('Position',[968.75 -625 31.25 31.25], 'FaceColor',[0 0 0]);
rectangle('Position',[937.5 -656.25 31.25 31.25], 'FaceColor',[1 1 1]);
rectangle('Position',[968.75 -656.25 31.25 31.25], 'FaceColor',[0 0 0]);
rectangle('Position',[937.5 -687.5 31.25 31.25], 'FaceColor',[1 1 1]);
rectangle('Position',[968.75 -687.5 31.25 31.25], 'FaceColor',[0 0 0]);
rectangle('Position',[500 -781.25 31.25 31.25], 'FaceColor',[0 0 0]);
rectangle('Position',[531.25 -781.25 31.25 31.25], 'FaceColor',[0 0 0]);
rectangle('Position',[500 -812.5 31.25 31.25], 'FaceColor',[1 1 1]);
rectangle('Position',[531.25 -812.5 31.25 31.25], 'FaceColor',[0 0 0]);
rectangle('Position',[500 -843.75 31.25 31.25], 'FaceColor',[1 1 1]);
rectangle('Position',[531.25 -843.75 31.25 31.25], 'FaceColor',[0 0 0]);
rectangle('Position',[500 -875 31.25 31.25], 'FaceColor',[1 1 1]);
rectangle('Position',[531.25 -875 31.25 31.25], 'FaceColor',[0 0 0]);
rectangle('Position',[625 -843.75 31.25 31.25], 'FaceColor',[1 1 1]);
rectangle('Position',[656.25 -843.75 31.25 31.25], 'FaceColor',[1 1 1]);
rectangle('Position',[625 -875 31.25 31.25], 'FaceColor',[0 0 0]);
rectangle('Position',[656.25 -875 31.25 31.25], 'FaceColor',[0 0 0]);
rectangle('Position',[687.5 -843.75 31.25 31.25], 'FaceColor',[1 1 1]);
rectangle('Position',[718.75 -843.75 31.25 31.25], 'FaceColor',[1 1 1]);
rectangle('Position',[687.5 -875 31.25 31.25], 'FaceColor',[0 0 0]);
rectangle('Position',[718.75 -875 31.25 31.25], 'FaceColor',[1 1 1]);
rectangle('Position',[500 -906.25 31.25 31.25], 'FaceColor',[1 1 1]);
rectangle('Position',[531.25 -906.25 31.25 31.25], 'FaceColor',[0 0 0]);
rectangle('Position',[500 -937.5 31.25 31.25], 'FaceColor',[1 1 1]);
rectangle('Position',[531.25 -937.5 31.25 31.25], 'FaceColor',[0 0 0]);
rectangle('Position',[500 -968.75 31.25 31.25], 'FaceColor',[1 1 1]);
rectangle('Position',[531.25 -968.75 31.25 31.25], 'FaceColor',[0 0 0]);
rectangle('Position',[500 -1000 31.25 31.25], 'FaceColor',[0 0 0]);
rectangle('Position',[531.25 -1000 31.25 31.25], 'FaceColor',[0 0 0]);
rectangle('Position',[625 -906.25 31.25 31.25], 'FaceColor',[0 0 0]);
rectangle('Position',[656.25 -906.25 31.25 31.25], 'FaceColor',[0 0 0]);
rectangle('Position',[625 -937.5 31.25 31.25], 'FaceColor',[1 1 1]);
rectangle('Position',[656.25 -937.5 31.25 31.25], 'FaceColor',[1 1 1]);
rectangle('Position',[687.5 -906.25 31.25 31.25], 'FaceColor',[0 0 0]);
rectangle('Position',[718.75 -906.25 31.25 31.25], 'FaceColor',[1 1 1]);
rectangle('Position',[687.5 -937.5 31.25 31.25], 'FaceColor',[1 1 1]);
rectangle('Position',[718.75 -937.5 31.25 31.25], 'FaceColor',[1 1 1]);
rectangle('Position',[625 -968.75 31.25 31.25], 'FaceColor',[1 1 1]);
rectangle('Position',[656.25 -968.75 31.25 31.25], 'FaceColor',[1 1 1]);
rectangle('Position',[625 -1000 31.25 31.25], 'FaceColor',[0 0 0]);
rectangle('Position',[656.25 -1000 31.25 31.25], 'FaceColor',[0 0 0]);
rectangle('Position',[687.5 -968.75 31.25 31.25], 'FaceColor',[1 1 1]);
rectangle('Position',[718.75 -968.75 31.25 31.25], 'FaceColor',[1 1 1]);
rectangle('Position',[687.5 -1000 31.25 31.25], 'FaceColor',[0 0 0]);
rectangle('Position',[718.75 -1000 31.25 31.25], 'FaceColor',[0 0 0]);
rectangle('Position',[750 -781.25 31.25 31.25], 'FaceColor',[0 0 0]);
rectangle('Position',[781.25 -781.25 31.25 31.25], 'FaceColor',[0 0 0]);
rectangle('Position',[750 -812.5 31.25 31.25], 'FaceColor',[1 1 1]);
rectangle('Position',[781.25 -812.5 31.25 31.25], 'FaceColor',[1 1 1]);
rectangle('Position',[875 -781.25 31.25 31.25], 'FaceColor',[0 0 0]);
rectangle('Position',[906.25 -781.25 31.25 31.25], 'FaceColor',[0 0 0]);
rectangle('Position',[875 -812.5 31.25 31.25], 'FaceColor',[1 1 1]);
rectangle('Position',[906.25 -812.5 31.25 31.25], 'FaceColor',[1 1 1]);
rectangle('Position',[937.5 -781.25 31.25 31.25], 'FaceColor',[0 0 0]);
rectangle('Position',[968.75 -781.25 31.25 31.25], 'FaceColor',[0 0 0]);
rectangle('Position',[937.5 -812.5 31.25 31.25], 'FaceColor',[1 1 1]);
rectangle('Position',[968.75 -812.5 31.25 31.25], 'FaceColor',[0 0 0]);
rectangle('Position',[937.5 -843.75 31.25 31.25], 'FaceColor',[1 1 1]);
rectangle('Position',[968.75 -843.75 31.25 31.25], 'FaceColor',[0 0 0]);
rectangle('Position',[937.5 -875 31.25 31.25], 'FaceColor',[1 1 1]);
rectangle('Position',[968.75 -875 31.25 31.25], 'FaceColor',[0 0 0]);
rectangle('Position',[812.5 -906.25 31.25 31.25], 'FaceColor',[0 0 0]);
rectangle('Position',[843.75 -906.25 31.25 31.25], 'FaceColor',[0 0 0]);
rectangle('Position',[812.5 -937.5 31.25 31.25], 'FaceColor',[1 1 1]);
rectangle('Position',[843.75 -937.5 31.25 31.25], 'FaceColor',[1 1 1]);
rectangle('Position',[750 -968.75 31.25 31.25], 'FaceColor',[1 1 1]);
rectangle('Position',[781.25 -968.75 31.25 31.25], 'FaceColor',[1 1 1]);
rectangle('Position',[750 -1000 31.25 31.25], 'FaceColor',[0 0 0]);
rectangle('Position',[781.25 -1000 31.25 31.25], 'FaceColor',[0 0 0]);
rectangle('Position',[812.5 -968.75 31.25 31.25], 'FaceColor',[1 1 1]);
rectangle('Position',[843.75 -968.75 31.25 31.25], 'FaceColor',[1 1 1]);
rectangle('Position',[812.5 -1000 31.25 31.25], 'FaceColor',[0 0 0]);
rectangle('Position',[843.75 -1000 31.25 31.25], 'FaceColor',[0 0 0]);
rectangle('Position',[937.5 -906.25 31.25 31.25], 'FaceColor',[1 1 1]);
rectangle('Position',[968.75 -906.25 31.25 31.25], 'FaceColor',[0 0 0]);
rectangle('Position',[937.5 -937.5 31.25 31.25], 'FaceColor',[1 1 1]);
rectangle('Position',[968.75 -937.5 31.25 31.25], 'FaceColor',[0 0 0]);
rectangle('Position',[875 -968.75 31.25 31.25], 'FaceColor',[1 1 1]);
rectangle('Position',[906.25 -968.75 31.25 31.25], 'FaceColor',[1 1 1]);
rectangle('Position',[875 -1000 31.25 31.25], 'FaceColor',[0 0 0]);
rectangle('Position',[906.25 -1000 31.25 31.25], 'FaceColor',[0 0 0]);
rectangle('Position',[937.5 -968.75 31.25 31.25], 'FaceColor',[1 1 1]);
rectangle('Position',[968.75 -968.75 31.25 31.25], 'FaceColor',[0 0 0]);
rectangle('Position',[937.5 -1000 31.25 31.25], 'FaceColor',[0 0 0]);
rectangle('Position',[968.75 -1000 31.25 31.25], 'FaceColor',[0 0 0]);
X=[933.333,906.25,859.375,828.125,781.25,734.375,734.375,718.75,687.5,609.375,578.125,546.875,515.625,468.75,406.25,406.25,343.75,281.25,218.75,156.25,171.875,171.875,171.875,171.875,156.25,93.75,66.6667];
Y=[-933.333,-906.25,-921.875,-921.875,-906.25,-859.375,-828.125,-781.25,-687.5,-671.875,-671.875,-671.875,-671.875,-656.25,-593.75,-531.25,-468.75,-406.25,-343.75,-281.25,-234.375,-203.125,-171.875,-140.625,-93.75,-93.75,-66.6667];
hold on;
plot(X,Y,'r');
legend('3732.89','Location','southoutside');
